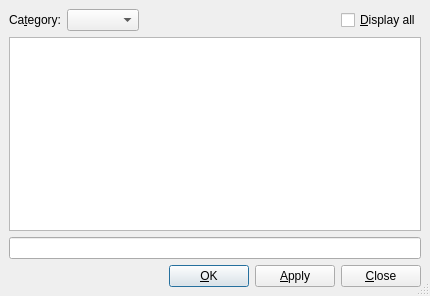
<ui version="4.0" >
 <class>SymbolsUi</class>
 <widget class="QDialog" name="SymbolsUi" >
  <property name="geometry" >
   <rect>
    <x>0</x>
    <y>0</y>
    <width>430</width>
    <height>296</height>
   </rect>
  </property>
  <property name="windowTitle" >
   <string/>
  </property>
  <property name="sizeGripEnabled" >
   <bool>true</bool>
  </property>
  <layout class="QGridLayout" >
   <property name="margin" >
    <number>9</number>
   </property>
   <property name="spacing" >
    <number>6</number>
   </property>
   <item row="3" column="0" >
    <layout class="QHBoxLayout" >
     <property name="margin" >
      <number>0</number>
     </property>
     <property name="spacing" >
      <number>6</number>
     </property>
     <item>
      <spacer>
       <property name="orientation" >
        <enum>Qt::Horizontal</enum>
       </property>
       <property name="sizeHint" >
        <size>
         <width>221</width>
         <height>20</height>
        </size>
       </property>
      </spacer>
     </item>
     <item>
      <widget class="QPushButton" name="okPB" >
       <property name="text" >
        <string>&amp;OK</string>
       </property>
      </widget>
     </item>
     <item>
      <widget class="QPushButton" name="applyPB" >
       <property name="toolTip" >
        <string>Insert the delimiters</string>
       </property>
       <property name="text" >
        <string>&amp;Apply</string>
       </property>
      </widget>
     </item>
     <item>
      <widget class="QPushButton" name="closePB" >
       <property name="text" >
        <string>&amp;Close</string>
       </property>
      </widget>
     </item>
    </layout>
   </item>
   <item row="0" column="0" >
    <layout class="QHBoxLayout" >
     <property name="margin" >
      <number>0</number>
     </property>
     <property name="spacing" >
      <number>6</number>
     </property>
     <item>
      <widget class="QLabel" name="categoryLA" >
       <property name="toolTip" >
        <string>Available categories depend on the document encoding. Select UTF-8 for the full range.</string>
       </property>
       <property name="text" >
        <string>Ca&amp;tegory:</string>
       </property>
       <property name="buddy" >
        <cstring>categoryCO</cstring>
       </property>
      </widget>
     </item>
     <item>
      <widget class="QComboBox" name="categoryCO" >
       <property name="maxVisibleItems" >
        <number>20</number>
       </property>
      </widget>
     </item>
     <item>
      <spacer>
       <property name="orientation" >
        <enum>Qt::Horizontal</enum>
       </property>
       <property name="sizeHint" >
        <size>
         <width>191</width>
         <height>20</height>
        </size>
       </property>
      </spacer>
     </item>
     <item>
      <widget class="QCheckBox" name="categoryFilterCB" >
       <property name="toolTip" >
        <string>Select this to display all available characters at once</string>
       </property>
       <property name="text" >
        <string>&amp;Display all</string>
       </property>
      </widget>
     </item>
    </layout>
   </item>
   <item row="1" column="0" >
    <widget class="QListView" name="symbolsLW" >
     <property name="horizontalScrollBarPolicy" >
      <enum>Qt::ScrollBarAlwaysOff</enum>
     </property>
     <property name="iconSize" >
      <size>
       <width>16</width>
       <height>16</height>
      </size>
     </property>
     <property name="resizeMode" >
      <enum>QListView::Adjust</enum>
     </property>
     <property name="spacing" >
      <number>0</number>
     </property>
    </widget>
   </item>
   <item row="2" column="0" >
    <widget class="QLineEdit" name="chosenLE" >
     <property name="readOnly" >
      <bool>false</bool>
     </property>
    </widget>
   </item>
  </layout>
 </widget>
 <layoutdefault spacing="6" margin="9" />
 <tabstops>
  <tabstop>applyPB</tabstop>
  <tabstop>closePB</tabstop>
 </tabstops>
 <includes>
  <include location="local" >qt_i18n.h</include>
 </includes>
 <resources/>
 <connections/>
</ui>
